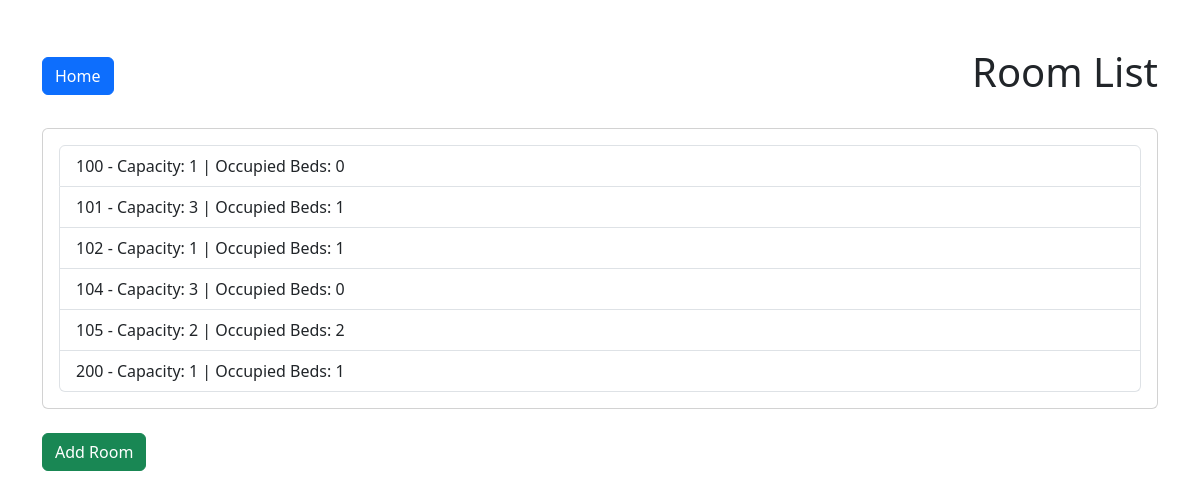
The page /rooms/ (signed in) on the database as committed earlier.
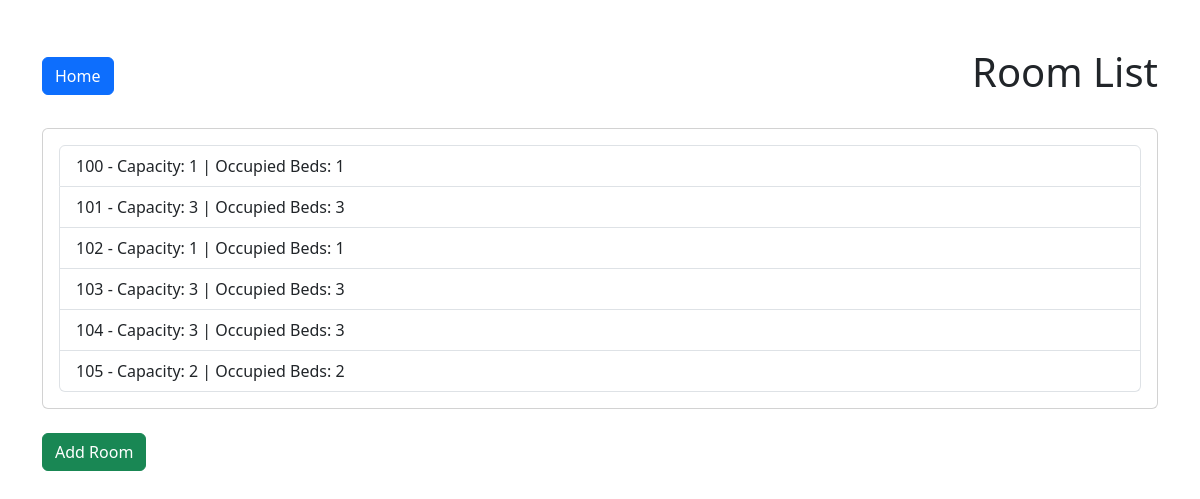
The same page on the database as committed later.
### hostel/models.py (models this page shows, shortened)
class Room (models.Model):
    room_number = models.CharField(max_length=10, unique=True)
    capacity = models.IntegerField()
    occupied_beds = models.IntegerField(default=0)

### hostel/views.py (the view)
# urls.py: path('rooms/', RoomListView.as_view(), name='room_list'),
@method_decorator(login_required, name='dispatch')
class RoomListView(ListView):
    model = Room
    template_name = 'hostel/room-list.html'
    context_object_name = 'rooms'

### hostel/templates/hostel/room_list.html (shortened to what this page needs)
<!DOCTYPE html>
<html lang="en">
<head>
    <link href="https://cdn.jsdelivr.net/npm/bootstrap@5.3.0-alpha1/dist/css/bootstrap.min.css" rel="stylesheet">
</head>
<body>
    <div class="container mt-5">
        <div class="d-flex justify-content-between align-items-center mb-4">
            <a href="{% url 'home' %}" class="btn btn-primary">Home</a>
            <h1 class="text-center">Room List</h1>
        </div>
        <div class="card">
            <div class="card-body">
                <ul class="list-group">
                    {% for room in rooms %}
                        <li class="list-group-item d-flex justify-content-between align-items-center">
                            {{ room.room_number }} - Capacity: {{ room.capacity }} | Occupied Beds: {{ room.occupied_beds }}
                        </li>
                    {% endfor %}
                </ul>
            </div>
        </div>
        <div class="mt-4">
            <a href="{% url 'room_add' %}" class="btn btn-success">Add Room</a>
        </div>
    </div>
</body>
</html>

Rows that differ between the two databases and show on the page:
removed Room: room_number "100", capacity "1", occupied_beds "0"
removed Room: room_number "101", capacity "3", occupied_beds "1"
removed Room: room_number "104", capacity "3", occupied_beds "0"
removed Room: room_number "200", capacity "1", occupied_beds "1"
added Room: room_number "100", capacity "1", occupied_beds "1"
added Room: room_number "101", capacity "3", occupied_beds "3"
added Room: room_number "103", capacity "3", occupied_beds "3"
added Room: room_number "104", capacity "3", occupied_beds "3"
